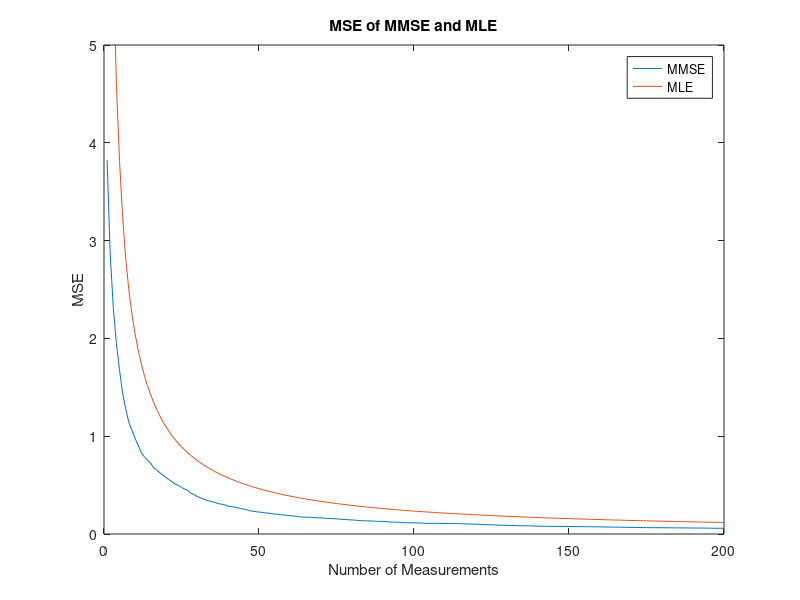
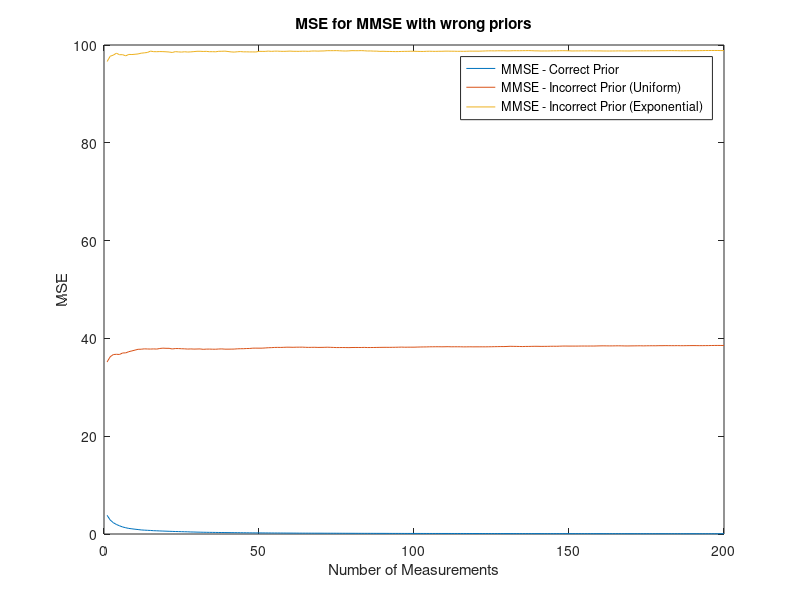

MATLAB code to generate these figures, in order: (Note: this script raises an error after producing the figures.)
%% ECE302 MATLAB Exercise: Estimation Techniques
% David Kim, Junbum Kim

%% SCENARIO1

clc; clear all; close all;

itr = 1000;
measurements = 200;
mu_v = 0;
var_v = 3;
sig_v = sqrt(var_v);
v = normrnd(mu_v, sig_v, itr, measurements);

%% 1.a
% since both v and theta have distinct mean and variances, assume
% independence. Given that the two Gaussian random variables are
% independent, the two variables are jointly Gaussian. For jointly Gaussian
% random variables, the mmse estimator is linear.
mu_theta = 10;
var_theta = 5;
theta = normrnd(mu_theta, sqrt(var_theta), itr, 1);
theta = repmat(theta,1,measurements);
h = 0.5;
x =  h*theta + v;
mf = repmat(1:measurements,itr,1);
x = cumsum(x,2)./mf;
theta_mmse = mu_theta + repmat(h*var_theta./(h^2*var_theta+var_v./(1:measurements)),itr,1).*(x-h*mu_theta);   % MMSE of theta at corresponding iteration and measurement.
mmse= mean((theta-theta_mmse).^2);   % MSE for MMSE 

%% 1.b

% MLE of theta is value which maximizes the probability of observations of
% X made given the distribution of v. This is obtained by finding the
% maximum of log likelihood function, i.e. zero derivative.
% For this case,it is found MLE @ nth measurement = mean of first n measurements/h.

theta_mle = cumsum(x/h,2)./mf;
mle = mean((theta-theta_mle).^2);

%% 1.c

plot(1:measurements,mmse,1:measurements,mle);
title('MSE of MMSE and MLE');
xlabel('Number of Measurements')
ylabel('MSE')
legend('MMSE','MLE')
ylim([0 5])

% It is observed that MMSE method is much less sensitive to poor SNR
% compared to MLE method.

%% 1.d

% Assume two wrong priors with same mean: 1. Uniform distribution, 2.
% Exponential distribution

theta_u = 2*mu_theta*rand(itr,1);   
theta_u = repmat(theta_u,1,measurements);       % Uniform distribution

theta_exp = exprnd(mu_theta,itr,1);
theta_exp = repmat(theta_exp,1,measurements);    % Exponential distribution

mmse_u= mean((theta_u-theta_mmse).^2);      % MSE for MMSE with Uniform as wrong prior
mmse_exp= mean((theta_exp-theta_mmse).^2);  % MSE for MMSE with Exponential as wrong prior

figure;
plot(1:measurements,mmse,1:measurements,mmse_u,1:measurements,mmse_exp);
title('MSE for MMSE with wrong priors');
xlabel('Number of Measurements')
ylabel('MSE')
legend('MMSE - Correct Prior', 'MMSE - Incorrect Prior (Uniform)', 'MMSE - Incorrect Prior (Exponential)');

% It is worth noting that more measurements do not improve the MSE if the
% give prior is incorrect, which makes sense since the information obtained
% from measurements is incorrect.

%% SCENARIO 2

% pdf1 = @(x_n, sigma_n) 0.5*(normpdf(x_n,-1,sigma_n)+normpdf(x_n,1,sigma_n));
% pdf2 = @(x_n, sigma_n) 0.25*(normpdf(x_n,-2,sigma_n)+normpdf(x_n,2,sigma_n)+2*normpdf(x_n,0,sigma_n));
% For some reason, using the normpdf function drastically increases the
% execution time, so the following equations are used as pdf.

pdf1 = @(x_n, sigma_n) 0.5 * 1/(sqrt(2*pi)*sigma_n) * (exp(-(x_n - 1).^2/(2*sigma_n^2)) + exp(-(x_n + 1).^2/(2*sigma_n^2)));
pdf2 = @(x_n, sigma_n) 0.5 * 1/(sqrt(2*pi)*sigma_n) * exp(-(x_n).^2/(2*sigma_n^2)) + 0.25 * 1/(sqrt(2*pi)*sigma_n)*(exp(-(x_n - 2).^2/(2*sigma_n^2)) + exp(-(x_n + 2).^2/(2*sigma_n^2)));

n = 100;
t1 = 10;
t2 = 80;

nvar = logspace(-1.5, 3.5, 40);
p = zeros(1, length(nvar));
net_cost = zeros(1, length(nvar));

for i = 1:length(nvar)
    sigma_n = sqrt(nvar(i));
    trials = 100;
    count = 0;
    cost = 0;
    
    for j = 1:trials
        signal = randi(2,1,n);
        signal(signal == 2) = -1;
        interference = zeros(1,n);
        interference_add = randi(2,1,t2-t1+1);
        interference_add(interference_add == 2) = -1;
        interference(t1:t2) = interference_add;
        
        noise = randn([1,n]) * sigma_n;
        recv = signal + interference + noise;
        
        ml = -1000000;
        max_t1 = -1;
        max_t2 = -1;
        
        for t1e = 1:n-9         % interference range is 10-80 symbols
            for t2e = t1e+9:n
                if t2e-t1e>79
                    break
                end
                max_likelihood = likelihood(recv, sigma_n, t1e, t2e, pdf1, pdf2);
                if max_likelihood > ml
                    ml = max_likelihood;
                    max_t1 = t1e;
                    max_t2 = t2e;
                end
            end
        end
        
        if(max_t1 == t1) && (max_t2 == t2)
            count = count + 1;
        else
            cost = abs(max_t1 - t1) + abs(max_t2 - t2);
        end
        net_cost(i) = net_cost(i)+cost;
    end
    net_cost(i) = net_cost(i)/trials;
    p(i) = count/trials;
end

SNR = 1./nvar;
figure;
plot(SNR, p);
xlabel('SNR');
ylabel('Probability');
title('Probability of Success vs SNR');
figure;
semilogy(SNR, net_cost);
xlabel('SNR');
ylabel('Cost (logscale)');
title('Linear Cost on Logscale vs SNR');


